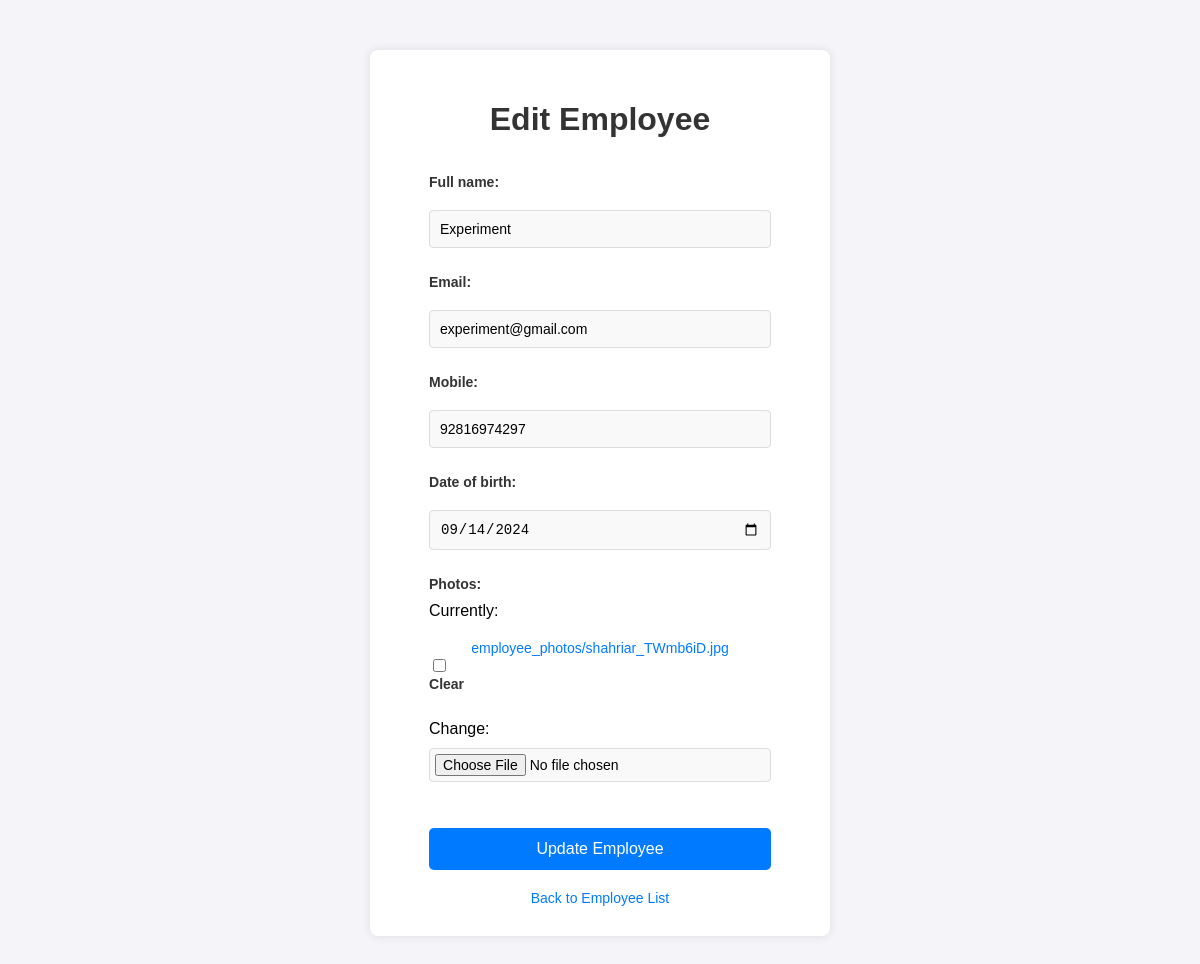
Screenshot of /employees/edit/1/ with the database file from the repository.
### employee/models.py (models this page shows, shortened)
class Employees(models.Model):
    full_name = models.CharField(max_length = 100)
    email = models.EmailField(unique = True)
    mobile = models.CharField(max_length = 15)
    date_of_birth = models.DateField()
    photos = models.ImageField(upload_to='employee_photos/', blank=True, null=True)

### employee/views.py (the view)
# urls.py: path('edit/<int:employee_id>/', edit_employee, name = 'edit_employee'),
def edit_employee(request, employee_id):
    form = EmployeeForm()
    employee = get_object_or_404(Employees, id=employee_id)
    if request.method == 'POST':
        form = EmployeeForm(request.POST, request.FILES, instance=employee)
        if form.is_valid():
            employee = form.save(commit=False)
            if 'photos' in request.FILES:
                img = Image.open(employee.photos)
                img = img.resize((300, 300))
                img.save(employee.photos.path)
            employee.save()
            return redirect('employee_list')
    else:
        form = EmployeeForm(instance=employee)
    return render(request, 'employees/edit_employee.html', {'form': form, 'employee':employee})

### employee/forms.py
class EmployeeForm(forms.ModelForm):
    date_of_birth = forms.DateField(widget = forms.TextInput(attrs = {'type':'date'}))
    class Meta:
        model = Employees
        fields = ['full_name', 'email', 'mobile', 'date_of_birth', 'photos']

### templates/employees/edit_employee.html (shortened to what this page needs)
{% load static %}
<!DOCTYPE html>
<html lang="en">
<head>
    <link rel="stylesheet" href="{% static 'css/edit_employee.css' %}">
</head>
<body>
    <div class="form-container">
        <h1>Edit Employee</h1>
        <form method="post" enctype="multipart/form-data">
            {{ form.as_p }}
            <button type="submit">Update Employee</button>
        </form>
        <a href="{% url 'employee_list' %}">Back to Employee List</a>
    </div>
</body>
</html>

### static/css/edit_employee.css (style rules this page uses)
body { font-family: Arial, sans-serif; background-color: #f4f4f9; margin: 0; padding: 0; display: flex; justify-content: center; align-items: flex-start; min-height: 100vh; padding: 50px 0; }
h1 { text-align: center; color: #333; margin-bottom: 20px; }
.form-container { background-color: #ffffff; padding: 30px; border-radius: 8px; box-shadow: 0 0 10px rgba(0, 0, 0, 0.1); width: 400px; margin: 0 auto; display: flex; flex-direction: column; justify-content: space-between; align-items: center; min-height: 500px; }
label { font-size: 14px; font-weight: bold; margin-bottom: 10px; display: block; color: #333; }
input[type="text"], input[type="email"], input[type="file"], input[type="date"], select { width: 100%; padding: 10px; margin: 10px 0; border: 1px solid #ccc; border-radius: 4px; box-sizing: border-box; font-size: 14px; background-color: #f4f4f9; }
input[type="file"] { padding: 5px; font-size: 13px; }
button { width: 100%; padding: 12px 20px; background-color: #007bff; color: white; border: none; border-radius: 4px; cursor: pointer; font-size: 16px; margin-top: 20px; }
a { display: block; margin-top: 20px; color: #007bff; text-decoration: none; font-size: 14px; text-align: center; }
input[type="text"], input[type="email"], input[type="date"], input[type="file"] { background-color: #f9f9f9; border: 1px solid #dcdcdc; }
input[type="file"] { padding: 5px; font-size: 14px; }
button { background-color: #007bff; color: #fff; font-size: 16px; padding: 12px 0; border: none; border-radius: 5px; cursor: pointer; transition: background-color 0.3s ease; }

### rows the page displays
Employees: full_name "Experiment", email "experiment@gmail.com", mobile "92816974297", date_of_birth "09/14/2024"
